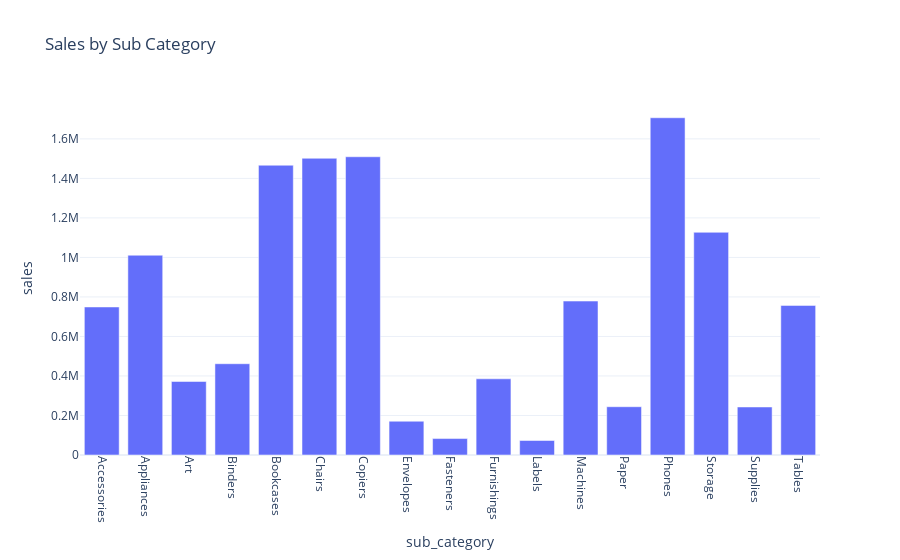

Notebook cell for this chart:
### Markdown cell above
##### 3. Sales by Sub Category

### Code cell
sales_by_subcategory = df.groupby('sub_category')['sales'].sum().reset_index()

fig = px.bar(sales_by_subcategory, x='sub_category', y='sales', title='Sales by Sub Category')
fig.update_layout(xaxis_tickangle=90)
fig.show()

### Figure 1 — Plotly figure (JSON) as saved in the notebook; plotly's stock layout.template omitted (floating-point values rounded to 4 significant figures)
{"data": [{"alignmentgroup": "True", "hovertemplate": "sub_category=%{x}<br>sales=%{y}<extra></extra>", "legendgroup": "", "marker": {"color": "#636efa", "pattern": {"shape": ""}}, "name": "", "offsetgroup": "", "orientation": "v", "showlegend": false, "textposition": "auto", "type": "bar", "x": ["Accessories", "Appliances", "Art", "Binders", "Bookcases", "Chairs", "Copiers", "Envelopes", "Fasteners", "Furnishings", "Labels", "Machines", "Paper", "Phones", "Storage", "Supplies", "Tables"], "xaxis": "x", "y": [749200.0, 1011000.0, 372100.0, 461900.0, 1467000.0, 1502000.0, 1509000.0, 170900.0, 83240.0, 385600.0, 73400.0, 779100.0, 244300.0, 1707000.0, 1127000.0, 243100.0, 757000.0], "yaxis": "y"}], "layout": {"barmode": "relative", "legend": {"tracegroupgap": 0}, "title": {"text": "Sales by Sub Category"}, "xaxis": {"anchor": "y", "domain": [0, 1], "tickangle": 90, "title": {"text": "sub_category"}}, "yaxis": {"anchor": "x", "domain": [0, 1], "title": {"text": "sales"}}}}
